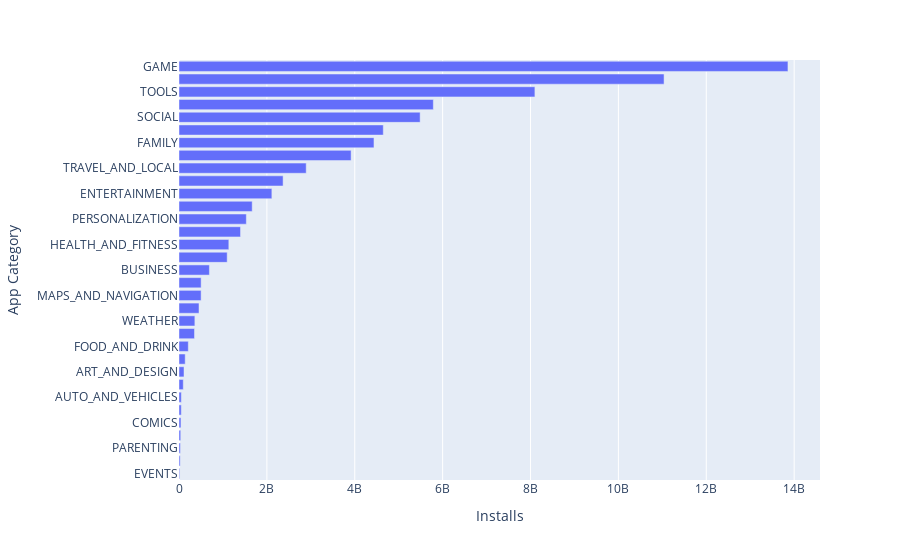

The notebook cell saved with this chart:
### Code cell
h_bar = px.bar(x=category_install["Installs"], y=category_install.index, orientation="h")
h_bar.update_layout(xaxis_title="Installs", yaxis_title="App Category")
h_bar.show()

### Figure 1 — Plotly figure (JSON) as saved in the notebook; plotly's stock layout.template omitted (floating-point values rounded to 4 significant figures)
{"data": [{"alignmentgroup": "True", "hovertemplate": "x=%{x}<br>y=%{y}<extra></extra>", "legendgroup": "", "marker": {"color": "#636efa", "pattern": {"shape": ""}}, "name": "", "offsetgroup": "", "orientation": "h", "showlegend": false, "textposition": "auto", "type": "bar", "x": [15949410, 26916200, 31116110, 39162676, 44931100, 52083000, 53129800, 97082000, 114233100, 140912410, 211677750, 352852000, 361096500, 455249400, 503267560, 503611120, 692018120, 1096431465, 1134006220, 1400331540, 1532352930, 1665791655, 2113660000, 2369110650, 2894859300, 3916897200, 4437554490, 4649143130, 5487841475, 5788070180, 8099724500, 11039241530, 13858762717], "xaxis": "x", "y": ["EVENTS", "BEAUTY", "PARENTING", "MEDICAL", "COMICS", "LIBRARIES_AND_DEMO", "AUTO_AND_VEHICLES", "HOUSE_AND_HOME", "ART_AND_DESIGN", "DATING", "FOOD_AND_DRINK", "EDUCATION", "WEATHER", "FINANCE", "MAPS_AND_NAVIGATION", "LIFESTYLE", "BUSINESS", "SPORTS", "HEALTH_AND_FITNESS", "SHOPPING", "PERSONALIZATION", "BOOKS_AND_REFERENCE", "ENTERTAINMENT", "NEWS_AND_MAGAZINES", "TRAVEL_AND_LOCAL", "VIDEO_PLAYERS", "FAMILY", "PHOTOGRAPHY", "SOCIAL", "PRODUCTIVITY", "TOOLS", "COMMUNICATION", "GAME"], "yaxis": "y"}], "layout": {"barmode": "relative", "legend": {"tracegroupgap": 0}, "margin": {"t": 60}, "xaxis": {"anchor": "y", "domain": [0, 1], "title": {"text": "Installs"}}, "yaxis": {"anchor": "x", "domain": [0, 1], "title": {"text": "App Category"}}}}
